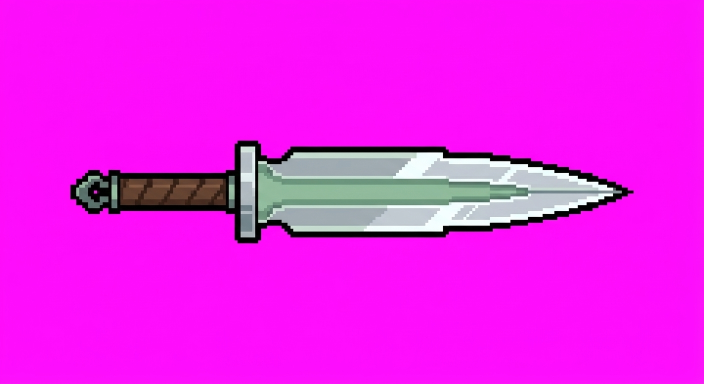
#> input picture assets_raw/images/bullet_leaf_dagger.raw.jpg, 1408 x 768 px (shown at 1/2 size)
$ python -i keyout.py   (imports and definitions only)
#> lines starting #> are read from the running program, lines starting #| are printed output that depends on the picture; after the words box and inside, x2 and y2 are one past the last pixel; in counts of white or black regions, pixels touching at a corner belong together
#!/usr/bin/env python3
"""纯色底（品红 #FF00FF 或纯绿 #00FF00）图 -> 透明底 PNG。

用法: keyout.py <输入图> <输出.png> [最长边像素] [--green]
流程:
1. 定位背景区域并自适应裁剪到主体视界
2. 软抠边（线性渐变过渡）+ 消除背景边缘溢色
3. alpha 通道 1px 腐蚀消除残余杂边
4. 紧致裁剪到非透明主体 bbox，按需等比缩放
"""
import sys
import numpy as np
from PIL import Image, ImageFilter


def keyout(src, dst, size=None, use_green=False):
#> called with dst = 'out.png', use_green = False
    img = Image.open(src).convert('RGB')
#> img is the input picture: PIL image 1408x768 RGB; mean R, G, B 237.2, 29.5, 236
    a = np.asarray(img).astype(np.int16)
    R, G, B = a[..., 0], a[..., 1], a[..., 2]
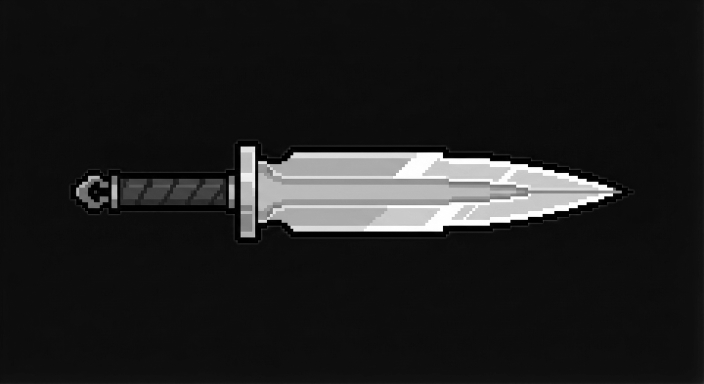
#> G: shape (768, 1408) int16 (shown at 1/2 size); min 0, max 255, mean 29.5

    if use_green:
        # 绿色幕布度量：G 明显高于 R 和 B
        metric = G - np.maximum(R, B)
        mask = (metric > 50) & (G > 120)
    else:
        # 品红幕布度量：R 与 B 明显高于 G
        metric = np.minimum(R, B) - G
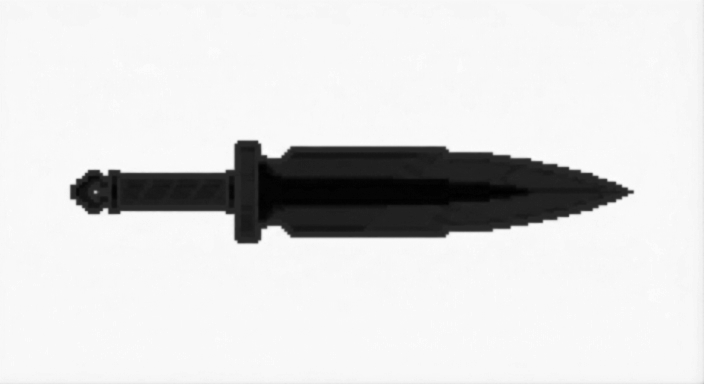
#> metric: shape (768, 1408) int16 (shown at 1/2 size); min -47, max 246, mean 205.1; drawn with min black and max white
        mask = (metric > 60) & (R > 130) & (B > 130)
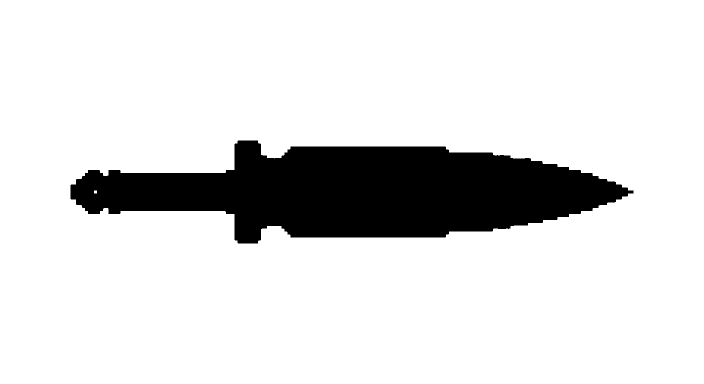
#> mask: shape (768, 1408) bool (shown at 1/2 size); 86.9% white; 1 black region, box (x1, y1, x2, y2) and area: (141, 281, 1267, 487) 141566

    if mask.mean() > 0.04:  # 存在大面积背景背板 -> 裁剪到背板
        ys, xs = np.where(mask)
        img = img.crop((xs.min(), ys.min(), xs.max() + 1, ys.max() + 1))
        a = np.asarray(img).astype(np.int16)
        R, G, B = a[..., 0], a[..., 1], a[..., 2]
        if use_green:
            metric = G - np.maximum(R, B)
        else:
            metric = np.minimum(R, B) - G

    lo, hi = 25, 105  # metric 在 [lo, hi] 间线性过渡为半透明
    alpha = (np.clip((hi - metric) / (hi - lo), 0, 1) * 255).astype(np.uint8)
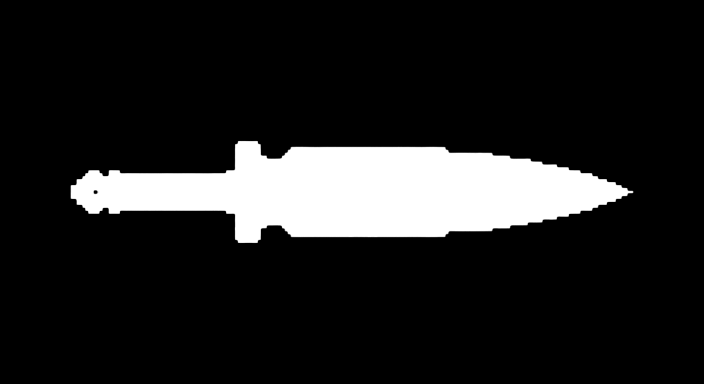
#> alpha: shape (768, 1408) (shown at 1/2 size); min 0, max 255, mean 32.9
    semi = (alpha > 0) & (alpha < 255)
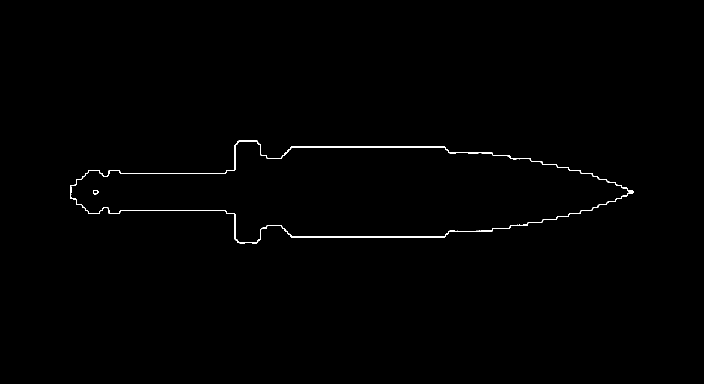
#> semi: shape (768, 1408) bool (shown at 1/2 size); 0.4% white in thin lines or dots, all inside (x1, y1, x2, y2) = (141, 281, 1267, 487)

    if use_green:
        # 去除绿色溢色
        max_rb = np.maximum(R, B).astype(np.int16)
        G2 = np.where(semi, np.minimum(G, max_rb + 40), G)
        out = np.dstack([R, G2, B, alpha]).astype(np.uint8)
    else:
        # 去除品红溢色
        g = G.astype(np.int16)
        R2 = np.where(semi, np.minimum(R, g + 50), R)
        B2 = np.where(semi, np.minimum(B, g + 50), B)
        out = np.dstack([R2, G, B2, alpha]).astype(np.uint8)
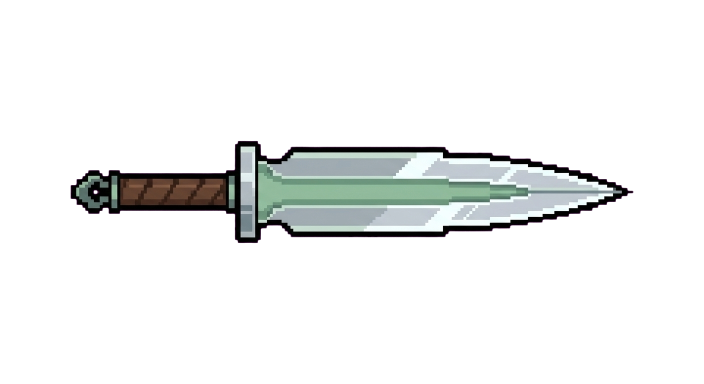
#> out: shape (768, 1408, 4) (shown at 1/2 size); mean of channels 0, 1, 2, 3 237.1, 29.5, 235.9, 32.9; transparent parts drawn white

    im = Image.fromarray(out)
    # 腐蚀 1px 去晕边
    im.putalpha(im.getchannel('A').filter(ImageFilter.MinFilter(3)))
    bbox = im.getchannel('A').getbbox()
#> bbox = (142, 282, 1266, 486)
    if bbox:
        im = im.crop(bbox)
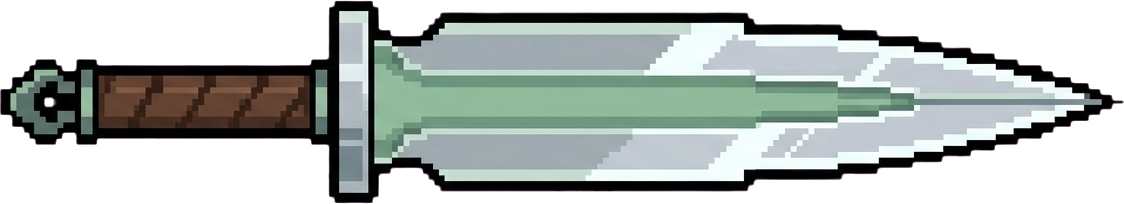
#> im: PIL image 1124x204 RGBA; mean R, G, B, A 174.9, 90.2, 177.6, 152; transparent parts drawn white
    if size:
        im.thumbnail((size, size), Image.LANCZOS)
    im.save(dst)
    print("[keyout] 导出透明底素材: %s (尺寸 %dx%d)" % (dst, im.size[0], im.size[1]))
#| [keyout] 导出透明底素材: out.png (尺寸 1124x204)


# [14 lines not run here, left out]

>>> result = keyout('../../../../assets_raw/images/bullet_leaf_dagger.raw.jpg', 'out.png')
